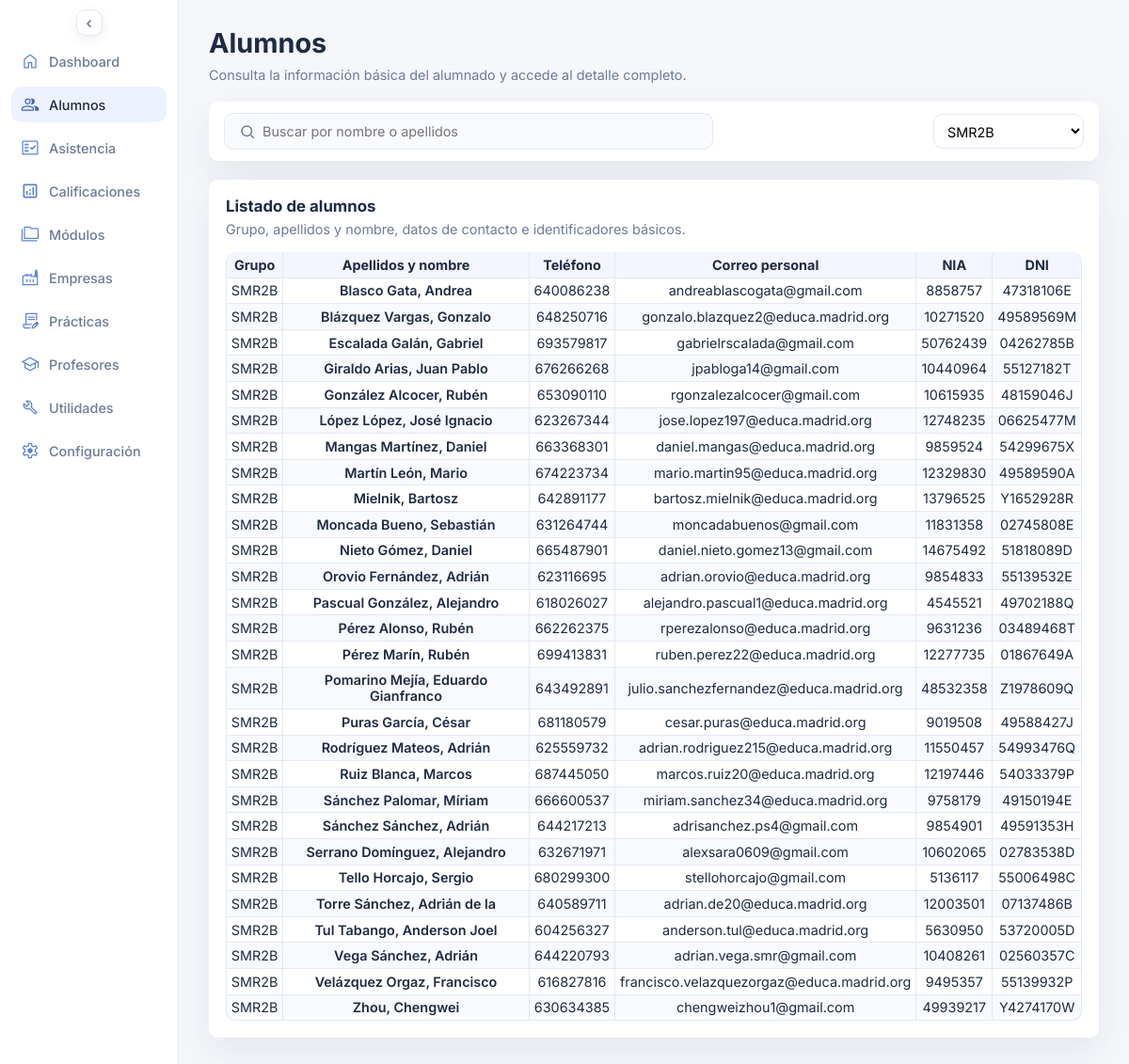
/alumnos.php?grupo_id=4, run on the app's committed database.
### tables this page shows
CREATE TABLE `alumnos` (
  `id_alumno` int(10) UNSIGNED NOT NULL,
  `nia` varchar(20) DEFAULT NULL,
  `dni` varchar(20) DEFAULT NULL,
  `seg_soc` varchar(20) DEFAULT NULL,
  `apellido1` varchar(60) NOT NULL,
  `apellido2` varchar(60) DEFAULT NULL,
  `nombre` varchar(60) NOT NULL,
  `fecha_nacimiento` date DEFAULT NULL,
  `horas_ffe_aprobadas` smallint(5) UNSIGNED DEFAULT NULL,
  `id_provincia` int(10) UNSIGNED DEFAULT NULL,
  `id_localidad` int(10) UNSIGNED DEFAULT NULL,
  `cp` varchar(10) DEFAULT NULL,
  `repite_curso` tinyint(1) DEFAULT 0,
  `nombre_tutor1` varchar(60) DEFAULT NULL,
  `telefono_tutor1` varchar(20) DEFAULT NULL,
  `correo_tutor1` varchar(150) DEFAULT NULL,
  `nombre_tutor2` varchar(60) DEFAULT NULL,
  `telefono_tutor2` varchar(20) DEFAULT NULL,
  `correo_tutor2` varchar(150) DEFAULT NULL,
  `faltas_10_dia` date DEFAULT NULL,
  `faltas_10_cantidad` smallint(5) UNSIGNED NOT NULL DEFAULT 0,
  `faltas_15_dia` date DEFAULT NULL,
  `faltas_15_cantidad` smallint(5) UNSIGNED NOT NULL DEFAULT 0,
  `comentarios` text DEFAULT NULL
);

CREATE TABLE `grupos` (
  `id_grupo` int(10) UNSIGNED NOT NULL,
  `id_nivel` int(10) UNSIGNED DEFAULT NULL,
  `id_ciclo` int(10) UNSIGNED DEFAULT NULL,
  `id_curso` int(10) UNSIGNED DEFAULT NULL,
  `grupo` varchar(60) NOT NULL
);

### alumnos.php (the view, shortened to what this page needs)
<?php
$pdo = db();
$active_course_id = $pdo->query('SELECT id_curso_escolar FROM cursos_escolares WHERE activo = 1 LIMIT 1')->fetchColumn();
$active_course_id = $active_course_id ? (int) $active_course_id : 0;
$search_term = trim((string) ($_GET['q'] ?? ''));
$selected_group = (string) ($_GET['grupo_id'] ?? '');
$selected_group = $selected_group === '' ? '' : $selected_group;
$groups_stmt = $pdo->prepare(
  'SELECT DISTINCT g.id_grupo, g.grupo
   FROM grupos g
   INNER JOIN alumno_curso ac
    ON ac.id_grupo = g.id_grupo
    AND ac.id_curso_escolar = :active_course_id
   ORDER BY g.grupo'
);
$groups_stmt->execute(['active_course_id' => $active_course_id]);
$groups = $groups_stmt->fetchAll();
$filters = [];
$params = ['active_course_id' => $active_course_id];
if ($selected_group !== '') {
  if ($selected_group === 'sin') {
    $filters[] = 'g.id_grupo IS NULL';
  } elseif (ctype_digit($selected_group)) {
    $filters[] = 'g.id_grupo = :group_id';
    $params['group_id'] = (int) $selected_group;
  }
}
$where_clause = $filters ? 'WHERE ' . implode(' AND ', $filters) : '';
$students_stmt = $pdo->prepare(
  'SELECT
    a.id_alumno,
    a.apellido1,
    a.apellido2,
    a.nombre,
    t.telefono,
    c.direccion_correo AS correo_personal,
    a.nia,
    a.dni,
    g.grupo
  FROM alumnos a
  LEFT JOIN alumno_curso ac
    ON ac.id_alumno = a.id_alumno
    AND ac.id_curso_escolar = :active_course_id
  LEFT JOIN grupos g
    ON g.id_grupo = ac.id_grupo
  LEFT JOIN (
    SELECT id_entidad, MIN(telefono) AS telefono
    FROM telefonos
    WHERE entidad_tipo = \'alumno\'
    GROUP BY id_entidad
  ) t ON t.id_entidad = a.id_alumno
  LEFT JOIN (
    SELECT id_entidad, MIN(direccion_correo) AS direccion_correo
    FROM correos
    WHERE entidad_tipo = \'alumno\'
    GROUP BY id_entidad
  ) c ON c.id_entidad = a.id_alumno
  ' . $where_clause . '
  ORDER BY g.grupo, a.apellido1, a.apellido2, a.nombre'
);
$students_stmt->execute($params);
$students = $students_stmt->fetchAll();
function render_student_rows(array $students): string
{
  if (!$students): ?>
    <tr>
      <td colspan="6">No hay alumnos para los filtros seleccionados.</td>
    </tr>
  <?php else: ?>
    <?php foreach ($students as $student): ?>
      <?php
        $apellido2 = $student['apellido2'] ? ' ' . $student['apellido2'] : '';
        $nombre_completo = sprintf('%s%s, %s', $student['apellido1'], $apellido2, $student['nombre']);
        $grupo = $student['grupo'] ?: 'Sin grupo';
        $telefono = $student['telefono'] ?: 'No disponible';
        $email_personal = $student['correo_personal'] ?: 'No disponible';
        $nia = $student['nia'] ?: 'No disponible';
        $dni = $student['dni'] ?: 'No disponible';
        $detalle_url = sprintf('alumno_detalle.php?id_alumno=%d', (int) $student['id_alumno']);
      ?>
      <tr>
        <td><?php echo htmlspecialchars($grupo, ENT_QUOTES, 'UTF-8'); ?></td>
        <td>
          <a class="practice-link" href="<?php echo htmlspecialchars($detalle_url, ENT_QUOTES, 'UTF-8'); ?>">
            <?php echo htmlspecialchars($nombre_completo, ENT_QUOTES, 'UTF-8'); ?>
          </a>
        </td>
        <td><?php echo htmlspecialchars($telefono, ENT_QUOTES, 'UTF-8'); ?></td>
        <td><?php echo htmlspecialchars($email_personal, ENT_QUOTES, 'UTF-8'); ?></td>
        <td><?php echo htmlspecialchars($nia, ENT_QUOTES, 'UTF-8'); ?></td>
        <td><?php echo htmlspecialchars($dni, ENT_QUOTES, 'UTF-8'); ?></td>
      </tr>
    <?php endforeach; ?>
  <?php endif;
  return ob_get_clean();
}
$rows_html = render_student_rows($students);
?>
<!DOCTYPE html>
<html lang="es">
<head>
  <link rel="stylesheet" href="assets/styles.css">
</head>
<body>
  <div class="page">
    <?php require __DIR__ . '/includes/sidebar.php'; ?>
    <main class="content">
      <header class="header">
        <div>
          <h1>Alumnos</h1>
          <p class="subheading">Consulta la información básica del alumnado y accede al detalle completo.</p>
        </div>
      </header>
      <form class="topbar" method="get">
        <div class="topbar-search">
          <span class="search-icon" aria-hidden="true">
            <svg viewBox="0 0 24 24" fill="none" stroke="currentColor" stroke-width="2">
              <circle cx="11" cy="11" r="7"></circle>
              <line x1="16.65" y1="16.65" x2="21" y2="21"></line>
            </svg>
          </span>
          <input
            type="search"
            name="q"
            placeholder="Buscar por nombre o apellidos"
            aria-label="Buscar por nombre o apellidos"
            value="<?php echo htmlspecialchars($search_term, ENT_QUOTES, 'UTF-8'); ?>"
          >
        </div>
        <div class="topbar-actions">
          <label class="calendar-select">
            <select name="grupo_id">
              <?php foreach ($groups as $group): ?>
                <option value="<?php echo (int) $group['id_grupo']; ?>" <?php echo (string) $group['id_grupo'] === $selected_group ? 'selected' : ''; ?>>
                  <?php echo htmlspecialchars($group['grupo'], ENT_QUOTES, 'UTF-8'); ?>
                </option>
              <?php endforeach; ?>
            </select>
          </label>
        </div>
      </form>
      <section class="panel">
        <div class="panel-header">
          <h3>Listado de alumnos</h3>
          <p>Grupo, apellidos y nombre, datos de contacto e identificadores básicos.</p>
        </div>
        <div class="panel-grid">
          <table>
            <thead>
              <tr>
                <th>Grupo</th>
                <th>Apellidos y nombre</th>
                <th>Teléfono</th>
                <th>Correo personal</th>
                <th>NIA</th>
                <th>DNI</th>
              </tr>
            </thead>
            <tbody>
              <?php echo $rows_html; ?>
            </tbody>
          </table>
        </div>
      </section>
    </main>
  </div>
</body>
</html>

### assets/styles.css (style rules this page uses)
* { box-sizing: border-box; margin: 0; padding: 0; font-family: "Inter", system-ui, sans-serif; }
body { background: var(--bg); color: var(--text); font-size: 0.9rem; }
.page { display: grid; grid-template-columns: 190px 1fr; min-height: 100vh; transition: grid-template-columns 0.2s ease; }
.content { padding: 28px 32px; display: flex; flex-direction: column; gap: 20px; }
.topbar { display: flex; justify-content: space-between; align-items: center; gap: 24px; background: var(--card); border-radius: 10px; padding: 12px 16px; box-shadow: var(--shadow); }
.topbar-search { position: relative; flex: 1; display: flex; align-items: center; max-width: 520px; }
.topbar-search input { width: 100%; border: 1px solid var(--border); border-radius: 10px; padding: 10px 14px 10px 40px; font-size: 0.9rem; background: #f9faff; color: var(--text); }
.search-icon { position: absolute; left: 16px; width: 18px; height: 18px; color: var(--muted); }
.search-icon svg { display: block; width: 100%; height: 100%; }
.topbar-actions { display: flex; gap: 12px; flex-wrap: wrap; }
.header { display: flex; justify-content: space-between; gap: 16px; align-items: flex-start; }
.subheading { color: var(--muted); margin-top: 8px; max-width: 640px; white-space: nowrap; }
.panel { background: var(--card); border-radius: 10px; padding: 18px; box-shadow: var(--shadow); display: flex; flex-direction: column; gap: 16px; }
.panel-header p { color: var(--muted); margin-top: 6px; }
.panel-grid { display: grid; gap: 10px; }
@media (min-width: 981px) { .panel-grid table { border-collapse: separate; border-spacing: 0; width: 100%; } }
@media (min-width: 981px) { .panel-grid thead th { background: #f3f6ff; border-bottom: 1px solid var(--border); } }
@media (min-width: 981px) { .panel-grid thead th, .panel-grid tbody td { padding: 0.3rem; text-align: center; } }
@media (min-width: 981px) { .panel-grid tbody td { border-bottom: 1px solid var(--border); transition: background-color 0.18s ease; } }
@media (min-width: 981px) { .panel-grid tbody tr:nth-child(even) td { background: #f8faff; } }
@media (min-width: 981px) { .panel-grid tbody td a { color: inherit; text-decoration: none; transition: color 0.18s ease; } }
@media (min-width: 981px) { .panel-grid th, .panel-grid td { border-right: 1px solid var(--border); } }
@media (min-width: 981px) { .panel-grid th:first-child, .panel-grid td:first-child { border-left: 1px solid var(--border); } }
@media (min-width: 981px) { .panel-grid thead th:first-child { border-top-left-radius: 10px; } }
@media (min-width: 981px) { .panel-grid thead th:last-child { border-top-right-radius: 10px; } }
@media (min-width: 981px) { .panel-grid tbody tr:last-child td:first-child { border-bottom-left-radius: 10px; } }
@media (min-width: 981px) { .panel-grid tbody tr:last-child td:last-child { border-bottom-right-radius: 10px; } }
.calendar-select { display: flex; flex-direction: column; gap: 4px; font-weight: 600; color: var(--text); width: 100%; }
.calendar-select select { border: 1px solid var(--border); border-radius: 10px; padding: 8px 10px; font-size: 0.9rem; background: #fff; min-width: 0; width: 100%; }
.practice-link { color: inherit; text-decoration: none; font-weight: 600; }

### data on the page
alumnos: grupos.grupo "SMR2B", nombre_completo "Blasco Gata, Andrea", telefono "640086238", email_personal "andreablascogata@gmail.com", nia "8858757", dni "47318106E"
alumnos: grupos.grupo "SMR2B", nombre_completo "Blázquez Vargas, Gonzalo", telefono "648250716", email_personal "gonzalo.blazquez2@educa.madrid.org", nia "10271520", dni "49589569M"
alumnos: grupos.grupo "SMR2B", nombre_completo "Escalada Galán, Gabriel", telefono "693579817", email_personal "gabrielrscalada@gmail.com", nia "50762439", dni "04262785B"
alumnos: grupos.grupo "SMR2B", nombre_completo "Giraldo Arias, Juan Pablo", telefono "676266268", email_personal "jpabloga14@gmail.com", nia "10440964", dni "55127182T"
alumnos: grupos.grupo "SMR2B", nombre_completo "González Alcocer, Rubén", telefono "653090110", email_personal "rgonzalezalcocer@gmail.com", nia "10615935", dni "48159046J"
alumnos: grupos.grupo "SMR2B", nombre_completo "López López, José Ignacio", telefono "623267344", email_personal "jose.lopez197@educa.madrid.org", nia "12748235", dni "06625477M"
alumnos: grupos.grupo "SMR2B", nombre_completo "Mangas Martínez, Daniel", telefono "663368301", email_personal "daniel.mangas@educa.madrid.org", nia "9859524", dni "54299675X"
alumnos: grupos.grupo "SMR2B", nombre_completo "Martín León, Mario", telefono "674223734", email_personal "mario.martin95@educa.madrid.org", nia "12329830", dni "49589590A"
alumnos: grupos.grupo "SMR2B", nombre_completo "Mielnik, Bartosz", telefono "642891177", email_personal "bartosz.mielnik@educa.madrid.org", nia "13796525", dni "Y1652928R"
alumnos: grupos.grupo "SMR2B", nombre_completo "Moncada Bueno, Sebastián", telefono "631264744", email_personal "moncadabuenos@gmail.com", nia "11831358", dni "02745808E"
alumnos: grupos.grupo "SMR2B", nombre_completo "Nieto Gómez, Daniel", telefono "665487901", email_personal "daniel.nieto.gomez13@gmail.com", nia "14675492", dni "51818089D"
alumnos: grupos.grupo "SMR2B", nombre_completo "Orovio Fernández, Adrián", telefono "623116695", email_personal "adrian.orovio@educa.madrid.org", nia "9854833", dni "55139532E"
alumnos: grupos.grupo "SMR2B", nombre_completo "Pascual González, Alejandro", telefono "618026027", email_personal "alejandro.pascual1@educa.madrid.org", nia "4545521", dni "49702188Q"
alumnos: grupos.grupo "SMR2B", nombre_completo "Pérez Alonso, Rubén", telefono "662262375", email_personal "rperezalonso@educa.madrid.org", nia "9631236", dni "03489468T"
alumnos: grupos.grupo "SMR2B", nombre_completo "Pérez Marín, Rubén", telefono "699413831", email_personal "ruben.perez22@educa.madrid.org", nia "12277735", dni "01867649A"
alumnos: grupos.grupo "SMR2B", nombre_completo "Pomarino Mejía, Eduardo Gianfranco", telefono "643492891", email_personal "julio.sanchezfernandez@educa.madrid.org", nia "48532358", dni "Z1978609Q"
alumnos: grupos.grupo "SMR2B", nombre_completo "Puras García, César", telefono "681180579", email_personal "cesar.puras@educa.madrid.org", nia "9019508", dni "49588427J"
alumnos: grupos.grupo "SMR2B", nombre_completo "Rodríguez Mateos, Adrián", telefono "625559732", email_personal "adrian.rodriguez215@educa.madrid.org", nia "11550457", dni "54993476Q"
alumnos: grupos.grupo "SMR2B", nombre_completo "Ruiz Blanca, Marcos", telefono "687445050", email_personal "marcos.ruiz20@educa.madrid.org", nia "12197446", dni "54033379P"
alumnos: grupos.grupo "SMR2B", nombre_completo "Sánchez Palomar, Míriam", telefono "666600537", email_personal "miriam.sanchez34@educa.madrid.org", nia "9758179", dni "49150194E"
alumnos: grupos.grupo "SMR2B", nombre_completo "Sánchez Sánchez, Adrián", telefono "644217213", email_personal "adrisanchez.ps4@gmail.com", nia "9854901", dni "49591353H"
alumnos: grupos.grupo "SMR2B", nombre_completo "Serrano Domínguez, Alejandro", telefono "632671971", email_personal "alexsara0609@gmail.com", nia "10602065", dni "02783538D"
alumnos: grupos.grupo "SMR2B", nombre_completo "Tello Horcajo, Sergio", telefono "680299300", email_personal "stellohorcajo@gmail.com", nia "5136117", dni "55006498C"
alumnos: grupos.grupo "SMR2B", nombre_completo "Torre Sánchez, Adrián de la", telefono "640589711", email_personal "adrian.de20@educa.madrid.org", nia "12003501", dni "07137486B"
alumnos: grupos.grupo "SMR2B", nombre_completo "Tul Tabango, Anderson Joel", telefono "604256327", email_personal "anderson.tul@educa.madrid.org", nia "5630950", dni "53720005D"
alumnos: grupos.grupo "SMR2B", nombre_completo "Vega Sánchez, Adrián", telefono "644220793", email_personal "adrian.vega.smr@gmail.com", nia "10408261", dni "02560357C"
alumnos: grupos.grupo "SMR2B", nombre_completo "Velázquez Orgaz, Francisco", telefono "616827816", email_personal "francisco.velazquezorgaz@educa.madrid.org", nia "9495357", dni "55139932P"
alumnos: grupos.grupo "SMR2B", nombre_completo "Zhou, Chengwei", telefono "630634385", email_personal "chengweizhou1@gmail.com", nia "49939217", dni "Y4274170W"

### other printed values
$item['label'] "Dashboard"
$item['label'] "Alumnos"
$item['label'] "Asistencia"
$item['label'] "Calificaciones"
$item['label'] "Módulos"
$item['label'] "Empresas"
$item['label'] "Prácticas"
$item['label'] "Profesores"
$item['label'] "Utilidades"
$item['label'] "Configuración"
form field grupo_id "SMR2B"
